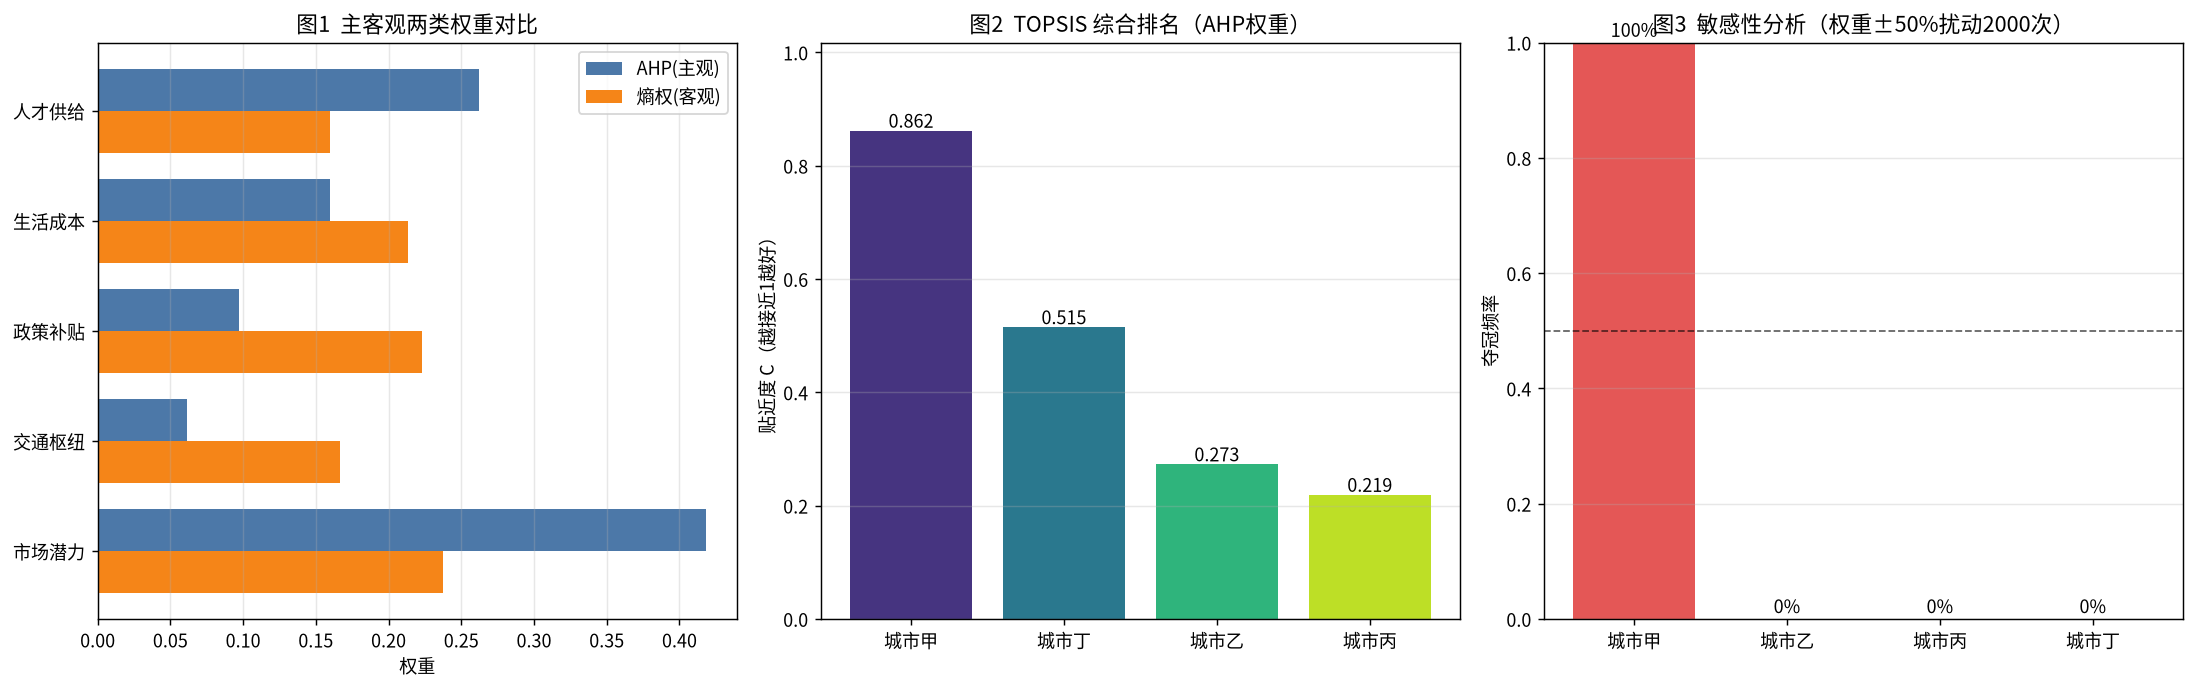

Write Python code to recreate this figure.
#!/usr/bin/env python3
# -*- coding: utf-8 -*-
"""
subject : 数学建模 / 评价与决策模型（多准则决策 MCDM）
level   : L5 - 评价与决策模型
anchor  : [[Learning_Roadmap|Level 5 - 评价与决策模型]] / AHP · 熵权法 · TOPSIS
goal    : 同一个"该选哪个方案/城市/供应商"的决策，用三种经典评价模型一次讲清：
          (1) AHP 层次分析法 —— 主观赋权：把"两两谁更重要"变成可检验的权重；
          (2) 熵权法 —— 客观赋权：让数据自己说话，信息量大的指标权重大；
          (3) TOPSIS 逼近理想解 —— 综合排序：离"最优解"越近、离"最差解"越远越好。
          并以"4 座候选城市落户选址"为真实决策场景，三法互相印证 + 做敏感性分析。
          全部手写（numpy），不依赖任何专用评价库；结果可读、可复现。
run     : cd /home/ubuntu/Note && ./.venv/bin/python \
          "Mathematical_Modeling/08 - Python/daily/2026-09-15/multi_criteria_decision_ahp_topsis.py"
"""

import os
import numpy as np
import matplotlib
matplotlib.use("Agg")
import matplotlib.pyplot as plt
from matplotlib import font_manager

# ---------- 中文字体（避免乱码） ----------
for cand in ["Noto Sans CJK SC", "Noto Sans CJK JP", "WenQuanYi Zen Hei",
             "WenQuanYi Micro Hei", "SimHei"]:
    try:
        font_manager.findfont(cand, fallback_to_default=False)
        plt.rcParams["font.sans-serif"] = [cand]
        break
    except Exception:
        continue
plt.rcParams["axes.unicode_minus"] = False

HERE = os.path.dirname(os.path.abspath(__file__))
np.set_printoptions(precision=4, suppress=True)


# =====================================================================
# 场景数据：某互联网公司要在 4 座候选城市设区域总部，按 5 个指标打分
# ---------------------------------------------------------------------
# 指标        类型        含义（越大越好 or 越小越好）
#   C1 人才供给   效益(+)   高校/工程师储备（0-10 分）
#   C2 生活成本   成本(-)   房租+薪酬折算（越低越好，0-10 分）
#   C3 政策补贴   效益(+)   税收返还/补贴力度（0-10 分）
#   C4 交通枢纽   效益(+)   机场/高铁/物流通达度（0-10 分）
#   C5 市场潜力   效益(+)   目标客户密度与增长（0-10 分）
# =====================================================================
cities = ["城市甲", "城市乙", "城市丙", "城市丁"]
criteria = ["人才供给", "生活成本", "政策补贴", "交通枢纽", "市场潜力"]
benefit = np.array([True, False, True, True, True])   # False = 成本型（越小越好）

# 决策矩阵 X：行=方案(城市)，列=指标
X = np.array([
    [9.0, 4.0, 7.0, 8.0, 9.5],   # 城市甲：人才/交通/市场强，但生活成本高
    [7.5, 7.5, 6.0, 7.0, 7.0],   # 城市乙：各指标均衡
    [6.0, 8.5, 9.5, 5.5, 6.5],   # 城市丙：成本低、补贴猛，但交通/市场弱
    [8.0, 6.0, 5.0, 9.0, 8.0],   # 城市丁：交通/人才不错
])


# =====================================================================
# 1) AHP：主观赋权 —— 特征值法 + 一致性检验
# =====================================================================
# 判断矩阵 A：a_ij = 指标 i 相对指标 j 的重要度（1-9 标度），互反 a_ji=1/a_ij
# 专家判断（管理层视角）：市场潜力最重要，其次人才，生活成本相对最不重要
A = np.array([
    [1,   2,   3,   4,   1/2],   # 人才供给
    [1/2, 1,   2,   3,   1/3],   # 生活成本
    [1/3, 1/2, 1,   2,   1/4],   # 政策补贴
    [1/4, 1/3, 1/2, 1,   1/5],   # 交通枢纽
    [2,   3,   4,   5,   1  ],   # 市场潜力
], dtype=float)

# RI 随机一致性指标（n=1..10）
RI_TABLE = {1: 0.0, 2: 0.0, 3: 0.58, 4: 0.90, 5: 1.12,
            6: 1.24, 7: 1.32, 8: 1.41, 9: 1.45, 10: 1.49}


def ahp_weights(A, ri_table=RI_TABLE):
    """特征值法求 AHP 权重，并做一致性检验。
    返回 (权重向量 w, 最大特征值 lambda_max, CI, CR, 是否通过)。"""
    n = A.shape[0]
    eigvals, eigvecs = np.linalg.eig(A)
    k = int(np.argmax(eigvals.real))          # 最大特征值索引
    lam_max = eigvals.real[k]
    w = eigvecs.real[:, k]
    w = np.abs(w)
    w = w / w.sum()                            # 归一化
    CI = (lam_max - n) / (n - 1) if n > 1 else 0.0
    RI = ri_table.get(n, 1.49)
    CR = CI / RI if RI > 0 else 0.0
    return w, lam_max, CI, CR, (CR < 0.1)


def ahp_geometric_mean(A):
    """几何平均（方根）法作为稳健对照，一阶近似无需特征值。"""
    g = np.prod(A, axis=1) ** (1.0 / A.shape[0])
    return g / g.sum()


# =====================================================================
# 2) 熵权法：客观赋权 —— 让数据自己说话
# =====================================================================
def entropy_weights(X, benefit):
    """熵权法：先极差标准化(成本型取负向)，再由信息熵定权。
    指标越分散(信息熵越小) -> 区分度越大 -> 权重越大。"""
    n, m = X.shape
    Z = np.zeros_like(X, dtype=float)
    for j in range(m):
        col = X[:, j]
        lo, hi = col.min(), col.max()
        if hi == lo:
            Z[:, j] = 1.0
        elif benefit[j]:
            Z[:, j] = (col - lo) / (hi - lo)
        else:
            Z[:, j] = (hi - col) / (hi - lo)   # 成本型反向
    # 归一化到概率（平移避免 0 导致 log 未定义）
    P = Z / Z.sum(axis=0, keepdims=True)
    eps = 1e-12
    E = -(P * np.log(P + eps)).sum(axis=0) / np.log(n)   # 各指标信息熵 [0,1]
    d = 1.0 - E                                            # 差异系数
    w = d / d.sum()
    return w, Z, E


# =====================================================================
# 3) TOPSIS：逼近理想解 —— 综合排序
# =====================================================================
def topsis(X, w, benefit):
    """TOPSIS：向量归一化 -> 加权 -> 到正/负理想解的距离 -> 贴近度排序。"""
    n, m = X.shape
    # 3.1 向量归一化（消除量纲）
    norm = np.sqrt((X ** 2).sum(axis=0, keepdims=True))
    R = X / norm
    # 3.2 加权
    V = R * w
    # 3.3 理想解：效益型取最大、成本型取最小
    ideal_best = np.where(benefit, V.max(axis=0), V.min(axis=0))
    ideal_worst = np.where(benefit, V.min(axis=0), V.max(axis=0))
    # 3.4 欧氏距离
    d_best = np.sqrt(((V - ideal_best) ** 2).sum(axis=1))
    d_worst = np.sqrt(((V - ideal_worst) ** 2).sum(axis=1))
    # 3.5 贴近度 C = d_worst / (d_best + d_worst)，越接近 1 越好
    C = d_worst / (d_best + d_worst)
    rank = (-C).argsort().argsort() + 1     # 1 = 最优
    return C, rank, V, d_best, d_worst, ideal_best, ideal_worst


def main():
    print("=" * 68)
    print("多准则决策：4 座候选城市落户选址（AHP / 熵权法 / TOPSIS 三件套）")
    print("=" * 68)
    print("\n决策矩阵 X（行=城市，列=指标）:")
    print(f"{'':8s}" + "".join(f"{c:>10s}" for c in criteria))
    for name, row in zip(cities, X):
        print(f"{name:8s}" + "".join(f"{v:>10.1f}" for v in row))
    print("指标方向:", {c: ("效益+" if b else "成本-") for c, b in zip(criteria, benefit)})

    # ---------------- AHP ----------------
    print("\n" + "-" * 68)
    print("【1】AHP 层次分析法（主观赋权）")
    w_ahp, lam, CI, CR, ok = ahp_weights(A)
    w_root = ahp_geometric_mean(A)
    print(f"  最大特征值 λmax = {lam:.4f}（理论值 n = {len(criteria)}）")
    print(f"  CI = {CI:.4f}, RI = {RI_TABLE[len(criteria)]}, CR = {CR:.4f} -> "
          f"{'通过一致性检验(<0.1)' if ok else '未通过，需重调判断矩阵'}")
    print("  AHP 权重(特征值法):")
    for c, v in zip(criteria, w_ahp):
        print(f"    {c:>6s}: {v:.4f}")
    print("  几何平均法对照:", {c: round(float(v), 4) for c, v in zip(criteria, w_root)})
    assert ok, "AHP 一致性检验未通过"
    assert abs(w_ahp.sum() - 1) < 1e-9

    # ---------------- 熵权法 ----------------
    print("\n" + "-" * 68)
    print("【2】熵权法（客观赋权，让数据自己说话）")
    w_ent, Z, E = entropy_weights(X, benefit)
    print("  各指标信息熵 E 与差异系数 d=1-E:")
    for c, e, w_ in zip(criteria, E, w_ent):
        print(f"    {c:>6s}: E={e:.4f}  d={1-e:.4f}  weight={w_:.4f}")
    print("  熵权(越大说明该指标在方案间区分度越高):")
    assert abs(w_ent.sum() - 1) < 1e-9

    # ---------------- 权重对比 ----------------
    print("\n" + "-" * 68)
    print("【3】两种权重来源对比（主客观对照）")
    print(f"  {'指标':<8s}{'AHP(主观)':>12s}{'熵权(客观)':>12s}{'差异':>10s}")
    for c, wa, we in zip(criteria, w_ahp, w_ent):
        print(f"  {c:<8s}{wa:>12.4f}{we:>12.4f}{abs(wa-we):>10.4f}")

    # ---------------- TOPSIS ----------------
    print("\n" + "-" * 68)
    print("【4】TOPSIS 综合排序")
    report = {}
    for tag, w in [("AHP 权重", w_ahp), ("熵权 权重", w_ent)]:
        C, rank, V, db, dw, ib, iw = topsis(X, w, benefit)
        report[tag] = (C, rank)
        print(f"\n  ── 用 {tag} 的 TOPSIS 结果 ──")
        print(f"    {'城市':<8s}{'d+':>8s}{'d-':>8s}{'贴近度C':>10s}{'排名':>6s}")
        for i, name in enumerate(cities):
            print(f"    {name:<8s}{db[i]:>8.4f}{dw[i]:>8.4f}{C[i]:>10.4f}{rank[i]:>6d}")
        best = cities[int(np.argmax(C))]
        print(f"    最优方案: {best}")

    # AHP / 熵权 是否给出相同冠军
    champ_ahp = cities[int(np.argmax(report['AHP 权重'][0]))]
    champ_ent = cities[int(np.argmax(report['熵权 权重'][0]))]
    print(f"\n  结论一致性: AHP 选出【{champ_ahp}】，熵权选出【{champ_ent}】——"
          f"{'一致 ✅' if champ_ahp == champ_ent else '不一致 ⚠️（需讨论权重来源）'}")

    # ---------------- 敏感性分析 ----------------
    print("\n" + "-" * 68)
    print("【5】敏感性分析：扰动权重，看冠军是否稳健")
    rng = np.random.default_rng(42)
    base = w_ahp
    n_trials = 2000
    counts = {c: 0 for c in cities}
    for _ in range(n_trials):
        noise = rng.uniform(0.5, 1.5, size=len(criteria))   # ±50% 乘性扰动
        w = base * noise
        w = w / w.sum()
        C, _, *_ = topsis(X, w, benefit)
        counts[cities[int(np.argmax(C))]] += 1
    print(f"  在 AHP 权重 ±50% 随机扰动 {n_trials} 次下，各城市夺冠频率:")
    for c in sorted(counts, key=lambda k: -counts[k]):
        print(f"    {c:<8s}: {counts[c]/n_trials:6.1%}")
    win_rate = max(counts.values()) / n_trials
    print(f"  最高夺冠频率 = {win_rate:.1%} -> 结论"
          f"{'稳健' if win_rate > 0.6 else '对权重较敏感，需谨慎'}")

    # ---------------- 断言 ----------------
    assert abs(w_ahp.sum() - 1) < 1e-9
    assert CR < 0.1
    assert abs(w_ent.sum() - 1) < 1e-9
    C_ahp, rank_ahp = report['AHP 权重']
    # rank 为名次(1=最优)：验证它等价于按贴近度降序的名次
    expected_rank = np.empty_like(C_ahp, dtype=int)
    expected_rank[np.argsort(-C_ahp)] = np.arange(1, len(C_ahp) + 1)
    assert list(rank_ahp) == list(expected_rank)
    assert max(C_ahp) <= 1.0 + 1e-9 and min(C_ahp) >= -1e-9
    print("\n[断言] AHP 权重和为1 ✅  一致性通过 ✅  熵权和为1 ✅  "
          "排名与贴近度一致 ✅  贴近度∈[0,1] ✅")

    # ================= 画图 =================
    fig, axes = plt.subplots(1, 3, figsize=(17, 5.4))

    # 图1 权重对比
    ax = axes[0]
    y = np.arange(len(criteria))
    h = 0.38
    ax.barh(y - h/2, w_ahp, height=h, color="#4C78A8", label="AHP(主观)")
    ax.barh(y + h/2, w_ent, height=h, color="#F58518", label="熵权(客观)")
    ax.set_yticks(y); ax.set_yticklabels(criteria)
    ax.invert_yaxis()
    ax.set_xlabel("权重"); ax.set_title("图1  主客观两类权重对比")
    ax.legend(); ax.grid(axis="x", alpha=0.3)

    # 图2 TOPSIS 贴近度排序（AHP权重）
    ax = axes[1]
    order = np.argsort(-C_ahp)
    colors = plt.cm.viridis(np.linspace(0.15, 0.9, len(cities)))
    ax.bar(range(len(cities)), C_ahp[order], color=colors)
    ax.set_xticks(range(len(cities)))
    ax.set_xticklabels([cities[i] for i in order])
    ax.set_ylabel("贴近度 C（越接近1越好）")
    ax.set_title("图2  TOPSIS 综合排名（AHP权重）")
    for k, i in enumerate(order):
        ax.text(k, C_ahp[i] + 0.005, f"{C_ahp[i]:.3f}", ha="center", fontsize=10)
    ax.set_ylim(0, max(C_ahp) * 1.18)
    ax.grid(axis="y", alpha=0.3)

    # 图3 敏感性：夺冠频率
    ax = axes[2]
    names = sorted(counts, key=lambda k: -counts[k])
    vals = [counts[c] / n_trials for c in names]
    ax.bar(names, vals, color="#E45756")
    ax.axhline(0.5, color="k", ls="--", lw=1, alpha=0.6)
    ax.set_ylabel("夺冠频率")
    ax.set_title("图3  敏感性分析（权重±50%扰动2000次）")
    for i, v in enumerate(vals):
        ax.text(i, v + 0.01, f"{v:.0%}", ha="center", fontsize=10)
    ax.set_ylim(0, 1.0)
    ax.grid(axis="y", alpha=0.3)

    plt.tight_layout()
    out = os.path.join(HERE, "multi_criteria_decision_ahp_topsis.png")
    plt.savefig(out, dpi=130, bbox_inches="tight")
    print(f"\n[图已保存] {out}")


if __name__ == "__main__":
    main()
